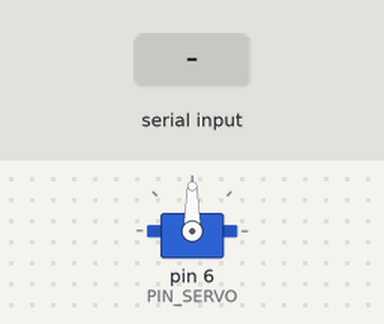
Simulated run of this sketch. Board: Arduino Uno, built with avr-gcc and run on an emulated ATmega328P. Parts: servo. The inputs (shaded band) are chosen by the test bench.

Above: at 1.2 s.
1.3 s: "90,45\n" received over Serial
At 2.4 s:
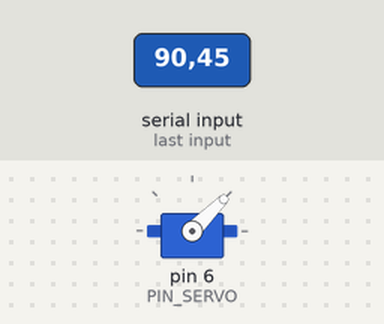
2.8 s: "30,150\n" received over Serial
At 3.5 s:
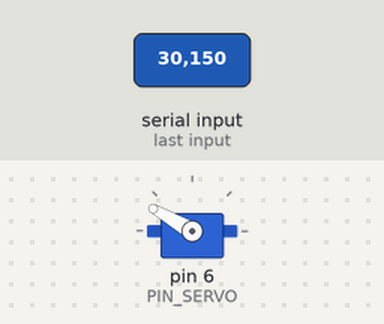
4.3 s: "5\n" received over Serial
At 5.5 s:
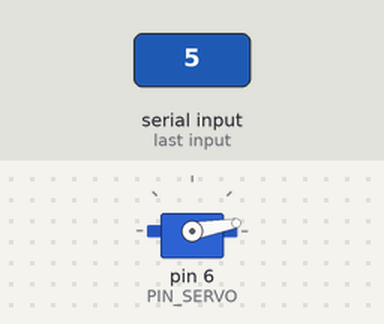
5.8 s: "200\n" received over Serial
At 6.9 s:
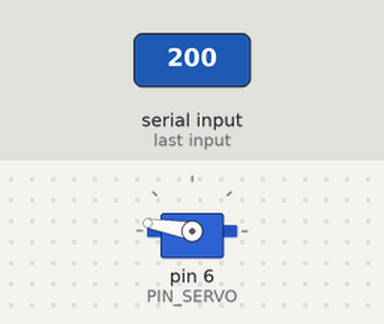
7.3 s: "90\n" received over Serial
At 8.0 s:
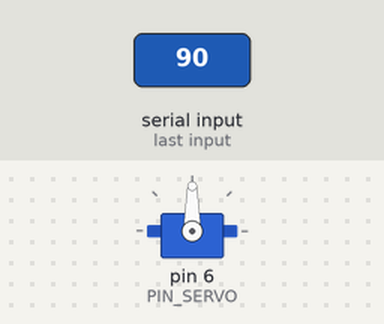
Timing chart, 0 to 9.8 s (numbered marks = the images above; inputs shaded):
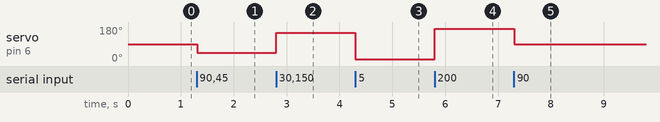

Measured:
- after the input at 1.3 s, servo on pin 6 (PIN_SERVO): 90° → 45° at once
- after the input at 2.8 s, servo on pin 6 (PIN_SERVO): 45° → 150° at once
- after the input at 4.3 s, servo on pin 6 (PIN_SERVO): 150° → 10° at once
- after the input at 5.8 s, servo on pin 6 (PIN_SERVO): 10° → 170° at once
- after the input at 7.3 s, servo on pin 6 (PIN_SERVO): 170° → 90° at once

The sketch:

Infovis.ino
```cpp
#include <Servo.h>
#include <stdlib.h>

Servo miServo;

const byte PIN_SERVO = 6;
char entrada[8];
byte indice = 0;

void setup() {
  Serial.begin(9600);
  miServo.attach(PIN_SERVO);
  miServo.write(90);
}

void loop() {
  while (Serial.available() > 0) {
    char caracter = Serial.read();

    if (caracter == '\r') {
      continue;
    }

    if (caracter == '\n') {
      entrada[indice] = '\0';

      if (indice > 0) {
        char* fin;
        long angulo = strtol(entrada, &fin, 10);

        if (fin != entrada && *fin == '\0') {
          miServo.write(constrain((int)angulo, 10, 170));
        }
      }

      indice = 0;
    } else if (caracter >= '0' && caracter <= '9') {
      if (indice < sizeof(entrada) - 1) {
        entrada[indice++] = caracter;
      } else {
        indice = 0;
      }
    } else {
      indice = 0;
    }
  }
}
```
